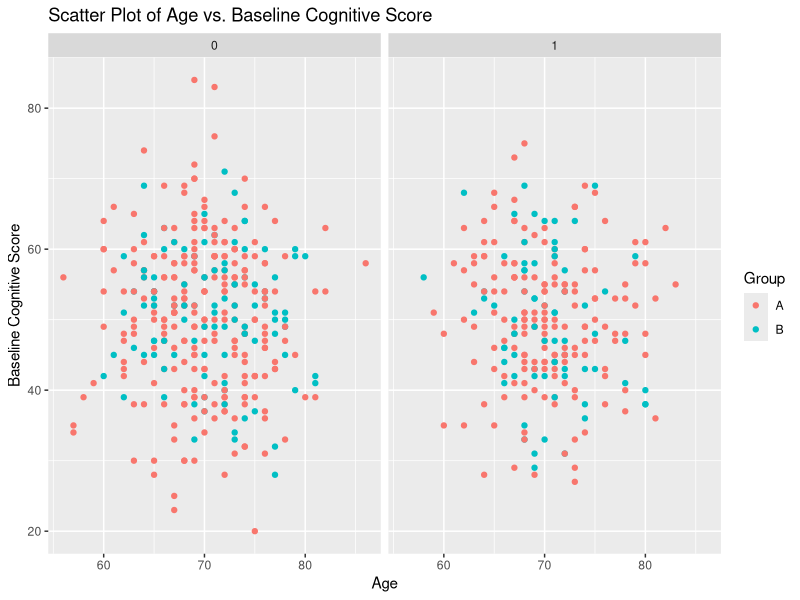
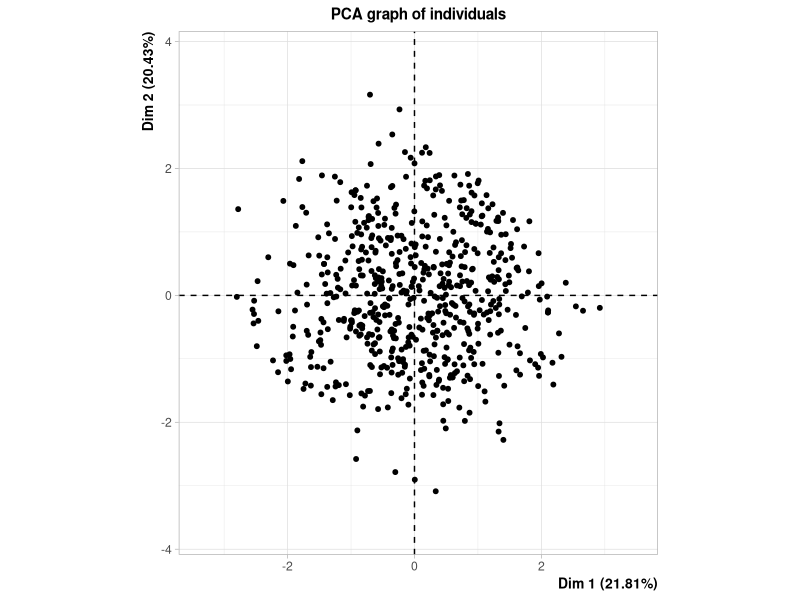

Recreate these plots in R, in order.
## ---- chunk 1
knitr::opts_chunk$set(echo = TRUE,
                      dev = "png",
                      fig.align='left',
                      dev.args = 
                        list(png = list(type = "cairo-png")),
                      optipng = "-o1 -quiet")
options(bitmapType='cairo')
options(connectionObserver = NULL)

# Load packages
library(dplyr)
library(ggplot2)
library(FactoMineR)
# Set random seed for reproducibility
set.seed(123)
## ---- chunk 2
# Number of samples
n <- 600

# Simulate age, sex, group, baseline cognitive score, and treatment duration
age <- round(rnorm(n, mean = 70, sd = 5))
sex <- ifelse(runif(n) < 0.6, 0, 1)
group <- ifelse(runif(n) < 0.7, "A", "B")
baseline_cognitive_score <- round(rnorm(n, mean = 50, sd = 10))
treatment_duration <- sample(24:48, n, replace = TRUE)

# Simulate treatment response
treatment_response_prob <- plogis(1 + 0.5 * (sex == 0 & group == "B"))
treatment_response <- ifelse(runif(n) < treatment_response_prob, 1, 0)

# Combine variables into a data frame
simulated_data <- data.frame(
  Age = age,
  Sex = sex,
  Group = group,
  Baseline_Cognitive_Score = baseline_cognitive_score,
  Treatment_Duration = treatment_duration,
  Treatment_Response = treatment_response
)

# Show the first few rows of the simulated dataset
head(simulated_data)
## ---- chunk 3
summary(simulated_data)

# Create a contingency table of treatment responses by group and sex
contingency_table <- table(simulated_data$Group, simulated_data$Sex, simulated_data$Treatment_Response)
## ---- chunk 4
# Perform Fisher's exact test for each group and sex combination
results <- lapply(seq_len(nrow(contingency_table)), function(i) {
  group_sex_table <- contingency_table[i,,]
  fisher_test <- fisher.test(group_sex_table)
  return(fisher_test)
})

# Display the results
for (i in seq_along(results)) {
  group <- rownames(contingency_table)[i]
  print(paste("Group:", group))
  print(results[[i]])
}
## ---- chunk 5
# Convert Group variable to numeric for color mapping
simulated_data$Group_numeric <- as.numeric(factor(simulated_data$Group))

# Create scatter plots with color-coded points
ggplot(simulated_data, aes(x = Age, y = Baseline_Cognitive_Score, color = Group)) +
  geom_point() +
  facet_grid(~ Sex) +
  labs(title = "Scatter Plot of Age vs. Baseline Cognitive Score",
       x = "Age", y = "Baseline Cognitive Score", color = "Group")
## ---- chunk 6

# Select the variables for PCA
variables_for_pca <- simulated_data %>%
  select(Age, Sex, Baseline_Cognitive_Score, Treatment_Duration, Treatment_Response)

# Perform PCA
pca_result <- PCA(variables_for_pca, graph = FALSE)
plot(pca_result, label="none")
